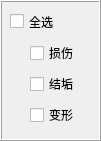
     <widget class="QFrame" name="frame_12">
      <property name="geometry">
       <rect>
        <x>900</x>
        <y>70</y>
        <width>101</width>
        <height>141</height>
       </rect>
      </property>
      <property name="frameShape">
       <enum>QFrame::Box</enum>
      </property>
      <property name="frameShadow">
       <enum>QFrame::Raised</enum>
      </property>
      <widget class="QCheckBox" name="checkBox_4">
       <property name="geometry">
        <rect>
         <x>10</x>
         <y>10</y>
         <width>61</width>
         <height>23</height>
        </rect>
       </property>
       <property name="styleSheet">
        <string notr="true">font: 12pt &quot;黑体&quot;;</string>
       </property>
       <property name="text">
        <string>全选</string>
       </property>
      </widget>
      <widget class="QWidget" name="layoutWidget_10">
       <property name="geometry">
        <rect>
         <x>30</x>
         <y>40</y>
         <width>65</width>
         <height>91</height>
        </rect>
       </property>
       <layout class="QGridLayout" name="gridLayout_18">
        <item row="0" column="0">
         <widget class="QCheckBox" name="checkBox">
          <property name="text">
           <string>损伤</string>
          </property>
         </widget>
        </item>
        <item row="1" column="0">
         <widget class="QCheckBox" name="checkBox_2">
          <property name="text">
           <string>结垢</string>
          </property>
         </widget>
        </item>
        <item row="2" column="0">
         <widget class="QCheckBox" name="checkBox_3">
          <property name="text">
           <string>变形</string>
          </property>
         </widget>
        </item>
       </layout>
      </widget>
     </widget>
